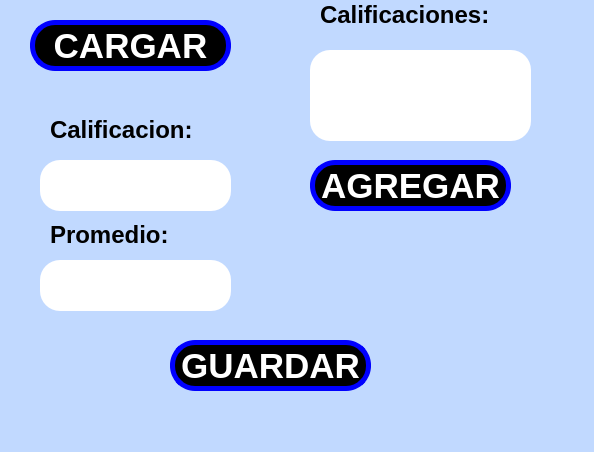
<?xml version="1.0" encoding="UTF-8"?>
<ui version="4.0">
 <class>MainWindow</class>
 <widget class="QMainWindow" name="MainWindow">
  <property name="geometry">
   <rect>
    <x>0</x>
    <y>0</y>
    <width>594</width>
    <height>452</height>
   </rect>
  </property>
  <property name="font">
   <font>
    <pointsize>17</pointsize>
   </font>
  </property>
  <property name="windowTitle">
   <string>MainWindow</string>
  </property>
  <property name="styleSheet">
   <string notr="true">background-color: rgb(193, 217, 255);</string>
  </property>
  <widget class="QWidget" name="centralwidget">
   <widget class="QPushButton" name="btn_agregar">
    <property name="geometry">
     <rect>
      <x>310</x>
      <y>160</y>
      <width>201</width>
      <height>51</height>
     </rect>
    </property>
    <property name="font">
     <font>
      <pointsize>26</pointsize>
      <weight>75</weight>
      <bold>true</bold>
     </font>
    </property>
    <property name="styleSheet">
     <string notr="true">background-color: rgb(0, 0, 0);
color: rgb(255, 255, 255);
border-radius:25px;
border: 5px solid blue;</string>
    </property>
    <property name="text">
     <string>AGREGAR</string>
    </property>
   </widget>
   <widget class="QLineEdit" name="txt_calificacion">
    <property name="geometry">
     <rect>
      <x>40</x>
      <y>160</y>
      <width>191</width>
      <height>51</height>
     </rect>
    </property>
    <property name="font">
     <font>
      <pointsize>25</pointsize>
      <weight>75</weight>
      <bold>true</bold>
     </font>
    </property>
    <property name="styleSheet">
     <string notr="true">border-radius:20px;
background-color: rgb(255, 255, 255);</string>
    </property>
    <property name="text">
     <string/>
    </property>
    <property name="alignment">
     <set>Qt::AlignCenter</set>
    </property>
   </widget>
   <widget class="QLabel" name="label">
    <property name="geometry">
     <rect>
      <x>50</x>
      <y>110</y>
      <width>161</width>
      <height>41</height>
     </rect>
    </property>
    <property name="text">
     <string>&lt;html&gt;&lt;head/&gt;&lt;body&gt;&lt;p&gt;&lt;span style=&quot; font-size:18pt; font-weight:700;&quot;&gt;Calificacion:&lt;/span&gt;&lt;/p&gt;&lt;/body&gt;&lt;/html&gt;</string>
    </property>
   </widget>
   <widget class="QLineEdit" name="txt_promedio">
    <property name="geometry">
     <rect>
      <x>40</x>
      <y>260</y>
      <width>191</width>
      <height>51</height>
     </rect>
    </property>
    <property name="font">
     <font>
      <pointsize>25</pointsize>
      <weight>75</weight>
      <bold>true</bold>
     </font>
    </property>
    <property name="styleSheet">
     <string notr="true">border-radius:20px;
background-color: rgb(255, 255, 255);</string>
    </property>
    <property name="text">
     <string/>
    </property>
    <property name="alignment">
     <set>Qt::AlignCenter</set>
    </property>
   </widget>
   <widget class="QLabel" name="label_3">
    <property name="geometry">
     <rect>
      <x>50</x>
      <y>220</y>
      <width>131</width>
      <height>31</height>
     </rect>
    </property>
    <property name="text">
     <string>&lt;html&gt;&lt;head/&gt;&lt;body&gt;&lt;p&gt;&lt;span style=&quot; font-size:18pt; font-weight:700;&quot;&gt;Promedio:&lt;/span&gt;&lt;/p&gt;&lt;/body&gt;&lt;/html&gt;</string>
    </property>
   </widget>
   <widget class="QPushButton" name="btn_guardar">
    <property name="geometry">
     <rect>
      <x>170</x>
      <y>340</y>
      <width>201</width>
      <height>51</height>
     </rect>
    </property>
    <property name="font">
     <font>
      <pointsize>26</pointsize>
      <weight>75</weight>
      <bold>true</bold>
     </font>
    </property>
    <property name="styleSheet">
     <string notr="true">background-color: rgb(0, 0, 0);
color: rgb(255, 255, 255);
border-radius:25px;
border: 5px solid blue;</string>
    </property>
    <property name="text">
     <string>GUARDAR</string>
    </property>
   </widget>
   <widget class="QPushButton" name="btn_cargar">
    <property name="geometry">
     <rect>
      <x>30</x>
      <y>20</y>
      <width>201</width>
      <height>51</height>
     </rect>
    </property>
    <property name="font">
     <font>
      <pointsize>26</pointsize>
      <weight>75</weight>
      <bold>true</bold>
     </font>
    </property>
    <property name="styleSheet">
     <string notr="true">background-color: rgb(0, 0, 0);
color: rgb(255, 255, 255);
border-radius:25px;
border: 5px solid blue;</string>
    </property>
    <property name="text">
     <string>CARGAR</string>
    </property>
   </widget>
   <widget class="QLabel" name="label_2">
    <property name="geometry">
     <rect>
      <x>320</x>
      <y>0</y>
      <width>171</width>
      <height>31</height>
     </rect>
    </property>
    <property name="text">
     <string>&lt;html&gt;&lt;head/&gt;&lt;body&gt;&lt;p&gt;&lt;span style=&quot; font-size:18pt; font-weight:700;&quot;&gt;Calificaciones:&lt;/span&gt;&lt;/p&gt;&lt;/body&gt;&lt;/html&gt;</string>
    </property>
   </widget>
   <widget class="QTextEdit" name="txt_lista_calificaciones">
    <property name="geometry">
     <rect>
      <x>310</x>
      <y>50</y>
      <width>221</width>
      <height>91</height>
     </rect>
    </property>
    <property name="styleSheet">
     <string notr="true">border-radius:20px;
background-color: rgb(255, 255, 255);</string>
    </property>
   </widget>
  </widget>
  <widget class="QMenuBar" name="menubar">
   <property name="geometry">
    <rect>
     <x>0</x>
     <y>0</y>
     <width>594</width>
     <height>21</height>
    </rect>
   </property>
  </widget>
  <widget class="QStatusBar" name="statusbar"/>
 </widget>
 <resources/>
 <connections/>
</ui>
